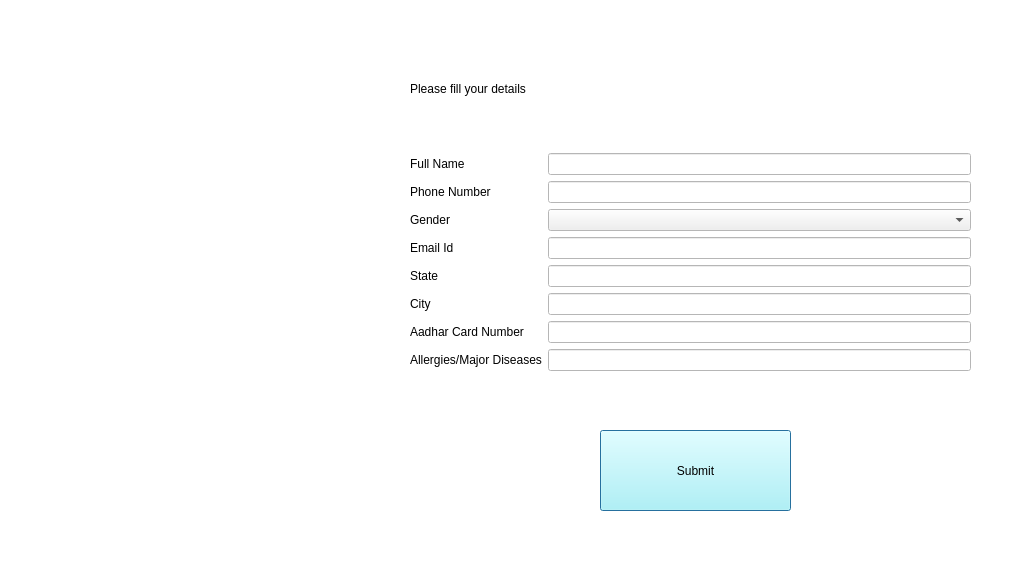
<?xml version="1.0" encoding="UTF-8"?>
<ui version="4.0">
 <class>doctorreg</class>
 <widget class="QDialog" name="doctorreg">
  <property name="geometry">
   <rect>
    <x>0</x>
    <y>0</y>
    <width>1018</width>
    <height>583</height>
   </rect>
  </property>
  <property name="palette">
   <palette>
    <active>
     <colorrole role="Base">
      <brush brushstyle="SolidPattern">
       <color alpha="255">
        <red>255</red>
        <green>255</green>
        <blue>255</blue>
       </color>
      </brush>
     </colorrole>
     <colorrole role="Window">
      <brush brushstyle="SolidPattern">
       <color alpha="255">
        <red>255</red>
        <green>255</green>
        <blue>255</blue>
       </color>
      </brush>
     </colorrole>
    </active>
    <inactive>
     <colorrole role="Base">
      <brush brushstyle="SolidPattern">
       <color alpha="255">
        <red>255</red>
        <green>255</green>
        <blue>255</blue>
       </color>
      </brush>
     </colorrole>
     <colorrole role="Window">
      <brush brushstyle="SolidPattern">
       <color alpha="255">
        <red>255</red>
        <green>255</green>
        <blue>255</blue>
       </color>
      </brush>
     </colorrole>
    </inactive>
    <disabled>
     <colorrole role="Base">
      <brush brushstyle="SolidPattern">
       <color alpha="255">
        <red>255</red>
        <green>255</green>
        <blue>255</blue>
       </color>
      </brush>
     </colorrole>
     <colorrole role="Window">
      <brush brushstyle="SolidPattern">
       <color alpha="255">
        <red>255</red>
        <green>255</green>
        <blue>255</blue>
       </color>
      </brush>
     </colorrole>
    </disabled>
   </palette>
  </property>
  <property name="windowTitle">
   <string>Dialog</string>
  </property>
  <widget class="QLabel" name="label_regis">
   <property name="geometry">
    <rect>
     <x>10</x>
     <y>10</y>
     <width>371</width>
     <height>561</height>
    </rect>
   </property>
   <property name="text">
    <string/>
   </property>
  </widget>
  <widget class="QPushButton" name="pushButton_sumit">
   <property name="geometry">
    <rect>
     <x>600</x>
     <y>430</y>
     <width>191</width>
     <height>81</height>
    </rect>
   </property>
   <property name="styleSheet">
    <string notr="true">background-color: rgb(170, 255, 255);</string>
   </property>
   <property name="text">
    <string>Submit</string>
   </property>
  </widget>
  <widget class="QWidget" name="layoutWidget">
   <property name="geometry">
    <rect>
     <x>410</x>
     <y>30</y>
     <width>561</width>
     <height>361</height>
    </rect>
   </property>
   <layout class="QVBoxLayout" name="verticalLayout">
    <item>
     <widget class="QLabel" name="label_fill">
      <property name="text">
       <string>Please fill your details</string>
      </property>
     </widget>
    </item>
    <item>
     <layout class="QFormLayout" name="formLayout_2">
      <item row="0" column="0">
       <widget class="QLabel" name="label_name">
        <property name="text">
         <string>Full Name</string>
        </property>
        <property name="buddy">
         <cstring>lineEdit_name</cstring>
        </property>
       </widget>
      </item>
      <item row="0" column="1">
       <widget class="QLineEdit" name="lineEdit_name"/>
      </item>
      <item row="1" column="0">
       <widget class="QLabel" name="label_phone">
        <property name="text">
         <string>Phone Number</string>
        </property>
        <property name="buddy">
         <cstring>lineEdit_phone</cstring>
        </property>
       </widget>
      </item>
      <item row="1" column="1">
       <widget class="QLineEdit" name="lineEdit_phone"/>
      </item>
      <item row="2" column="0">
       <widget class="QLabel" name="label_gender">
        <property name="text">
         <string>Gender</string>
        </property>
        <property name="buddy">
         <cstring>comboBox_gender</cstring>
        </property>
       </widget>
      </item>
      <item row="2" column="1">
       <widget class="QComboBox" name="comboBox_gender"/>
      </item>
      <item row="3" column="0">
       <widget class="QLabel" name="label_email">
        <property name="text">
         <string>Email Id</string>
        </property>
        <property name="buddy">
         <cstring>lineEdit_email</cstring>
        </property>
       </widget>
      </item>
      <item row="3" column="1">
       <widget class="QLineEdit" name="lineEdit_email"/>
      </item>
      <item row="4" column="0">
       <widget class="QLabel" name="label_state">
        <property name="text">
         <string>State</string>
        </property>
        <property name="buddy">
         <cstring>lineEdit_state</cstring>
        </property>
       </widget>
      </item>
      <item row="4" column="1">
       <widget class="QLineEdit" name="lineEdit_state"/>
      </item>
      <item row="5" column="0">
       <widget class="QLabel" name="label_city">
        <property name="text">
         <string>City</string>
        </property>
        <property name="buddy">
         <cstring>lineEdit_city</cstring>
        </property>
       </widget>
      </item>
      <item row="5" column="1">
       <widget class="QLineEdit" name="lineEdit_city"/>
      </item>
      <item row="6" column="0">
       <widget class="QLabel" name="label_aadhar">
        <property name="text">
         <string>Aadhar Card Number</string>
        </property>
        <property name="buddy">
         <cstring>lineEdit_aadhar</cstring>
        </property>
       </widget>
      </item>
      <item row="6" column="1">
       <widget class="QLineEdit" name="lineEdit_aadhar"/>
      </item>
      <item row="8" column="0">
       <widget class="QLabel" name="label_8">
        <property name="text">
         <string/>
        </property>
       </widget>
      </item>
      <item row="7" column="0">
       <widget class="QLabel" name="label_mjrdis">
        <property name="text">
         <string>Allergies/Major Diseases</string>
        </property>
        <property name="buddy">
         <cstring>lineEdit_mjrdis</cstring>
        </property>
       </widget>
      </item>
      <item row="7" column="1">
       <widget class="QLineEdit" name="lineEdit_mjrdis"/>
      </item>
      <item row="8" column="1">
       <layout class="QHBoxLayout" name="horizontalLayout"/>
      </item>
     </layout>
    </item>
   </layout>
  </widget>
 </widget>
 <resources/>
 <connections/>
</ui>
